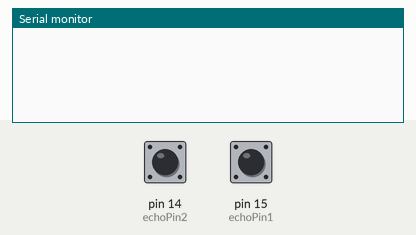
Recording of a sketch running on a simulated Arduino Uno, built with avr-gcc and run on an emulated ATmega328P. Parts: the last lines printed to the serial monitor. The test bench sets the inputs (shaded band); at power-on: pin 14 (echoPin2) LOW, pin 15 (echoPin1) LOW.

Above: at 1.2 s.
1.3 s: pin 14 (echoPin2) pulsed HIGH 2 times (0.12 s each, 0.3 s apart)
At 1.9 s:
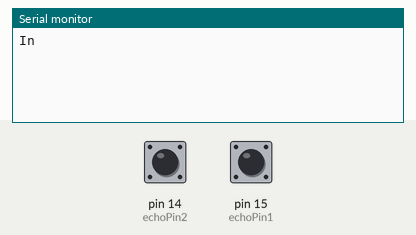
3.4 s: pin 15 (echoPin1) pulsed HIGH 2 times (0.12 s each, 0.3 s apart)
At 6.2 s:
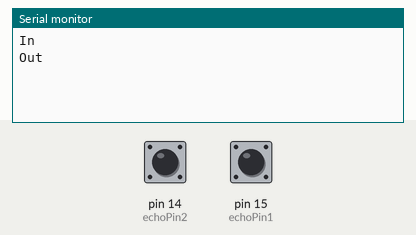

Measured:
- after the input at 1.3 s, the serial monitor: prints a new line after 0.12 s (image 1)
- after the input at 3.4 s, the serial monitor: prints a new line after 1.4 s (image 2)

The sketch:

Ultrasonic.ino
```cpp
const int trigPin1 = 16;
const int echoPin1 = 15;
const int trigPin2 = 18;
const int echoPin2 = 14;

//define sound velocity in cm/uS
#define SOUND_VELOCITY 0.034
#define CM_TO_INCH 0.393701

long duration1,duration2;
float distance1,distance2;
float distanceInch;

void setup() {
  Serial.begin(9600); // Starts the serial communication
  pinMode(trigPin1, OUTPUT); // Sets the trigPin as an Output
  pinMode(echoPin1, INPUT); // Sets the echoPin as an Input
  pinMode(trigPin2, OUTPUT); // Sets the trigPin as an Output
  pinMode(echoPin2, INPUT); // Sets the echoPin as an Input
}

void loop() {
  // Clears the trigPin
  digitalWrite(trigPin1, LOW);
  delay(2);
  // Sets the trigPin on HIGH state for 10 micro seconds
  digitalWrite(trigPin1, HIGH);
  delay(10);
  digitalWrite(trigPin1, LOW);

  // Reads the echoPin, returns the sound wave travel time in microseconds
  duration1 = pulseIn(echoPin1, HIGH);
  delay(2);

  // Clears the trigPin
  digitalWrite(trigPin2, LOW);
  delay(2);
  // Sets the trigPin on HIGH state for 10 micro seconds
  digitalWrite(trigPin2, HIGH);
  delay(10);
  digitalWrite(trigPin2, LOW);

  // Reads the echoPin, returns the sound wave travel time in microseconds
  duration2 = pulseIn(echoPin2, HIGH);

  // Calculate the distance
  distance1 = duration1 * SOUND_VELOCITY/2;
  distance2 = duration2 * SOUND_VELOCITY/2;

  int diff = distance1 - distance2;

  if (diff > 2){
    Serial.println("Out");
    Serial.println();
    delay(2000);
  }
  else if (diff < -2){
    Serial.println("In");
    Serial.println();
    delay(2000);
  }

  delay(100);
}
```
